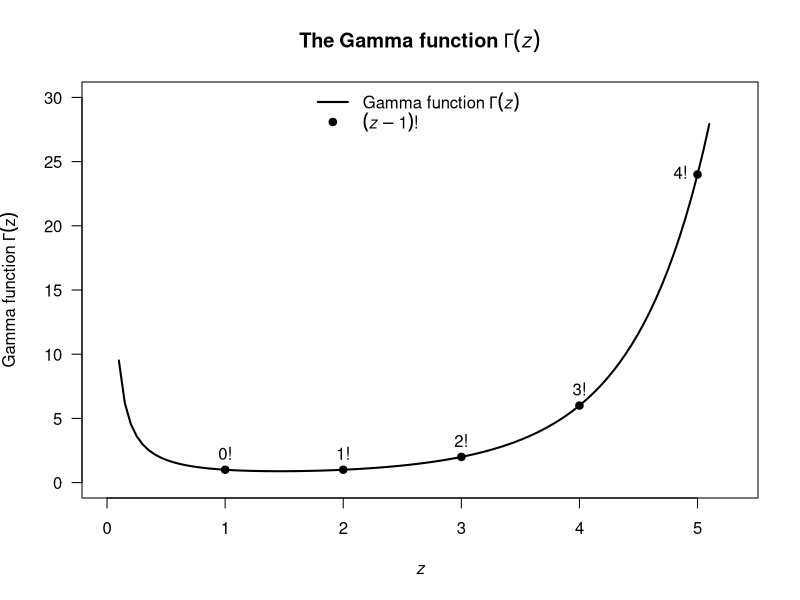
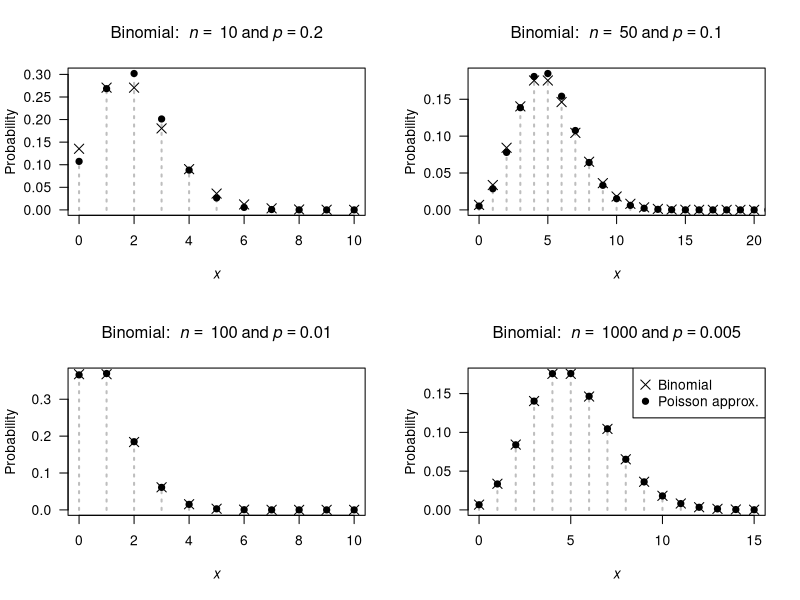
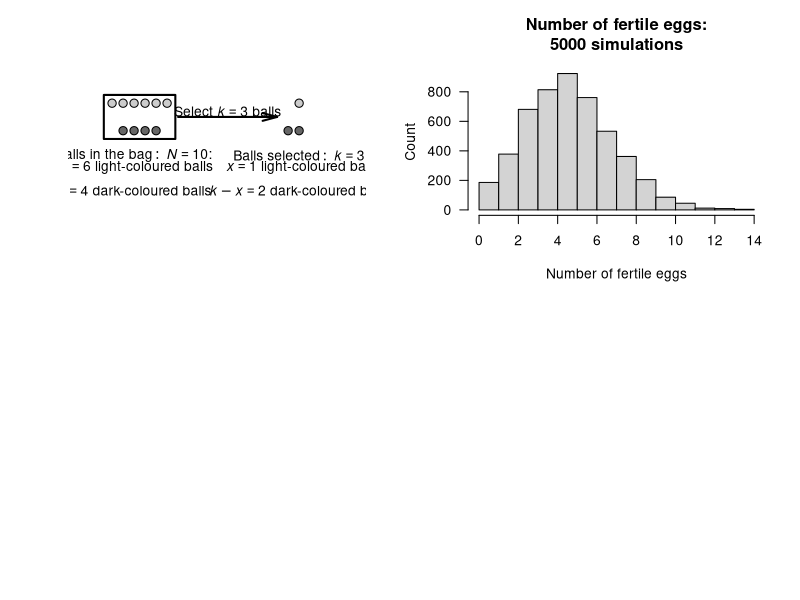

R code for these plots, in order:
## ---- chunk 1

## ---- chunk 2

## ---- chunk 3
dbinom(2,
       prob = 1/6,
       size = 4)
## ---- chunk 4
dbinom(0,
       size = 10,
       prob = 0.05)
## ---- chunk 5
dbinom(10,
       size = 10,
       prob = 0.95)
## ---- chunk 6

## ---- chunk 7

## ---- chunk 8
dgeom(4, prob = 0.2)
## ---- chunk 9
pgeom(4, prob = 0.2)
## ---- chunk 10

## ---- chunk 11

## ---- chunk 12
x.values <- seq(1, 100, 
                by = 1)
1 - sum(dnbinom( x.values, 
                 size = 10, 
                 prob = 0.15))
# Alternatively:
1 - pnbinom(100, 
            size = 10, 
            prob = 0.15)
## ---- chunk 13

xPoints <- 1:5
xCont <- seq(0.1, 5.1, 
             length = 100)

plot( x = c(0, 5.3),
      y = c(0, 25),
      type = "n",
      las = 1,
      ylim = c(0, 30),
      xlab = expression(italic(z)),
      ylab = bquote("Gamma function" ~ Gamma(z)),
      main = expression(bold(The~"Gamma function"~Gamma(italic(z)))))
lines( x = xCont,
       y = gamma(xCont),
       lwd = 2)
points(x = xPoints,
       y = gamma(xPoints),
       pch = 19)
legend("top",
       pch = c(NA, 19),
       lty = c(1, NA),
       bty = "n",
       lwd = c(2, NA),
       legend = c(bquote("Gamma function" ~ Gamma(italic(z))),
                  expression(paste( group("(", list(italic(z) - 1),")"), "!" ) ) ) )

text(x = xPoints,
     y = gamma(xPoints),
     pos = c(3, 3, 3, 3, 2),
     labels = c("0!",
                "1!",
                "2!",
                "3!",
                "4!") )
## ---- chunk 14
pnbinom(360, 
        size = 5, 
        prob = 0.02)
## ---- chunk 15
MitesTab <- array( dim = c(9, 5))

MitesTab[1, ] <- c(0 ,  70 ,  0.467 ,  0.318 ,  0.449)
MitesTab[2, ] <- c(1 ,  38 ,  0.253 ,  0.364 ,  0.261)
MitesTab[3, ] <- c(2 ,  17 ,  0.113 ,  0.209 ,  "0.140")
MitesTab[4, ] <- c(3 ,  10 ,  0.067 ,  "0.080" ,  0.073)
MitesTab[5, ] <- c(4 ,  9 ,  "0.060" ,  0.023 ,  0.038)
MitesTab[6, ] <- c(5 ,  3 ,  "0.020" ,  0.005 ,  0.019)
MitesTab[7, ] <- c(6 ,  2 ,  0.013 ,  0.001 ,  "0.010")
MitesTab[8, ] <- c(7 ,  1 ,  0.007 ,  "0.000" ,  0.005)
MitesTab[9, ] <- c("8+" ,  0 ,  "0.000" ,  "0.000" ,  "0.000")

MitesTab.caption <- "Counts of mites on leaves selected at random from six similar apple trees."

if( knitr::is_latex_output() ) {
  knitr::kable(MitesTab,
               format = "latex",
               booktabs = TRUE,
               longtable = FALSE,
               align = "c",
               linesep = c("", "", "\\addlinespace"),
               col.names = c("mites per leaf", 
                             "with that many mites",
                             "probability",
                             "probability",
                             "probability"),
               caption = MitesTab.caption) %>%
    kable_styling(font_size = 10) %>%
    add_header_above( c("Number of" = 1,
                        "Number of leaves" = 1,
                        "Empirical" = 1,
                        "Poisson" = 1,
                        "Negative binomial" = 1),
                      bold = TRUE,
                      line = FALSE) %>%
    row_spec(0, bold = TRUE) 
}
if( knitr::is_html_output() ) {
  knitr::kable(MitesTab,
               format = "html",
               booktabs = TRUE,
               longtable = FALSE,
               align = "c",
               linesep = c("", "", "\\addlinespace"),
               col.names = c("mites per leaf", 
                             "with that many mites",
                             "probability",
                             "probability",
                             "probability"),
               caption = MitesTab.caption) %>%
    add_header_above( c("Number of" = 1,
                        "Number of leaves" = 1,
                        "Empirical" = 1,
                        "Poisson" = 1,
                        "Negative binomial" = 1),
                      bold = TRUE,
                      line = FALSE) %>%
    row_spec(1, bold = TRUE) 
}
## ---- chunk 16

## ---- chunk 17

## ---- chunk 18
1 - dpois(0,
          lambda = 2)
## ---- chunk 19
BombTable <- array( dim = c(8, 4))
colnames(BombTable) <- c("Hits",
                         "Number of bombs",
                         "Proportion of bombs",
                         "Poisson proportion")
BombTable[, 1] <- 0:7
BombTable[, 2] <- c(229,
                    211,
                    93,
                    35,
                    7,
                    0,
                    0,
                    1)
BombTable[, 3] <- round(BombTable[, 2] / sum(BombTable[, 2]), 4)
lambda <- 0.93 # sum( BombTable[, 1] * BombTable[, 3])

BombTable[, 4] <- dpois(0:7,
                        lambda = lambda )
BombTable[, 4] <- round( BombTable[, 4], 4)
BombTable[ 8, 4] <- 1 - sum( BombTable[1:7, 4])

BombTable.caption <- "The number of flying bomb hits on London during World War II in a $36$\\ square kilometre area of South London. The proportion of the $576$\\ grid squares receiving $0, 1, ...$ hits was also computed. The observed and empirical probabilities are shown. The Poisson distribution fits the data well."

if( knitr::is_latex_output() ) {
  knitr::kable( BombTable,
                format = "latex",
                booktabs = TRUE,
                longtable = FALSE,
                linesep = c("", "", "\\addlinespace"),
                col.names = c("Hits",
                              "Number bombs", 
                              "Proportion bombs", 
                              "Poisson proportion"),
                caption = BombTable.caption) %>%
    kable_styling(font_size = 10) %>%
    row_spec(0, bold = TRUE)
}
if( knitr::is_html_output() ) {
  knitr::kable( BombTable,
                format = "html",
                booktabs = TRUE,
                longtable = FALSE,
                linesep = c("", "", "\\addlinespace"),
                col.names = c("Hits",
                              "Number bombs", 
                              "Proportion bombs", 
                              "Poisson proportion"),
                caption = BombTable.caption) %>%
    row_spec(1, bold = TRUE)
}

## ---- chunk 20
par( mfrow = c(2, 2))

n <- c(10, 50, 
       100, 1000)
p <- c(0.2, 0.1, 
       0.010, 0.005)
xmax <- c(10, 20, 
          10, 15)

for (i in (1:4)) {
   pValue <- p[i]
   nValue <- n[i]
   
  x <-  0:n[i]
  y <- dbinom(x, 
              size = n[i],
              prob = p[i])
  
   plot( x = x,
         y = y,
         xlim = c(0, xmax[i]),
         xlab = expression(italic(x)),
         ylab = "Probability",
         main = bquote("Binomial: " ~ italic(n) == ~ .(nValue) ~ "and" ~ italic(p) == .(pValue) ),
         lwd = 2,
         las = 1,
         lty = 3,
         col = "grey",
         type = "h")
  points(x = x,
         y = y,
         pch = 19)

  muPoisson <- nValue * pValue
  xValues <- 0:xmax[i]
  points( x = xValues,
          y = dpois(xValues,
                    lambda = muPoisson),
          pch = 4,
          cex = 1.5)
  
  if (i == 4 ){
    legend("topright",
           pch = c(4, 19),
           pt.cex = c(1.5, 1),
           legend = c("Binomial",
                      "Poisson approx."))
  }
  
}

## ---- chunk 21
drawBall <- function(x, y, diameter = 1, col = "white", ...){
  t <- seq(0, 2 * pi, 
           length = 100)
  tx <- cos(t) * diameter
  ty <- sin(t) * diameter
  polygon( x = x + tx,
           y = y + ty,
           col = col,
         ...)
  
}



#############
### "Bag"


plot(x = c(-1, 9),
     y = c(-2, 2),
     asp = 1,
     axes = FALSE,
     type = "n",
     xlab = "",
     ylab = ""
     )
drawBall(x = 0.2,
         y = 1.4,
         diameter = 0.15,
         col = grey(0.8))
drawBall(x = 0.6,
         y = 1.4,
         diameter = 0.15,
         col = grey(0.8))
drawBall(x = 1.0,
         y = 1.4,
         diameter = 0.15,
         col = grey(0.8))
drawBall(x = 1.4,
         y = 1.4,
         diameter = 0.15,
         col = grey(0.8))
drawBall(x = 1.8,
         y = 1.4,
         diameter = 0.15,
         col = grey(0.8))
drawBall(x = 2.2,
         y = 1.4,
         diameter = 0.15,
         col = grey(0.8))




drawBall(x = 0.6,
         y = 0.4,
         diameter = 0.15,
         col = grey(0.4))
drawBall(x = 1.0,
         y = 0.4,
         diameter = 0.15,
         col = grey(0.4))
drawBall(x = 1.4,
         y = 0.4,
         diameter = 0.15,
         col = grey(0.4))
drawBall(x = 1.8,
         y = 0.4,
         diameter = 0.15,
         col = grey(0.4))

polygon( x = c(-0.1, -0.1, 2.5, 2.5),
         y = c(0.1, 1.7, 1.7, 0.1),
         lwd = 2)
text(x = 1,
     y = -0.5,
     #font = 2, # BOLD
     labels = expression(paste(Balls~"in"~the~bag:~italic(N)==10*":")))
text(x = 1,
     y = -1.35,
     labels = expression( atop( italic(m)==6~"light-coloured balls",
                                italic(n)==4~"dark-coloured balls") ))



#############
### Selection



drawBall(x = 1.0 + 6,
         y = 1.4,
         diameter = 0.15,
         col = grey(0.8))





drawBall(x = 0.6 + 6,
         y = 0.4,
         diameter = 0.15,
         col = grey(0.4))
drawBall(x = 1.0 + 6,
         y = 0.4,
         diameter = 0.15,
         col = grey(0.4))


#polygon( x = c(-0.1 + 6, -0.1 + 6, 2.5, 2.5),
#         y = c(0.1, 1.7, 1.7, 0.1),
#         lwd = 2)
text(x = 1 + 6,
     y = -0.5,
     #font = 2, # BOLD
     labels = expression(paste(Balls~selected:~italic(k)==3)) )
text(x = 1 + 6,
     y = -1.35,
     labels = expression( atop( italic(x)==1~"light-coloured ball",
                                italic(k)-italic(x)==2~"dark-coloured balls") ) )

arrows( x0 = 2.6,
        x1 = 6.2,
        y0 = 0.9, 
        y1 = 0.9,
        lwd = 2,
        length = 0.15,
        angle = 15)
text(x = 4.4,
     y = 1.1,
     labels = expression( paste(Select~italic(k)==3~balls)))

#axis(side = 1); axis(side = 2); box()
## ---- chunk 22
dhyper(x = 4, m = 13, n = 7, k = 5) + 
  dhyper(x = 5, m = 13, n = 7, k = 5)
## ---- chunk 23
set.seed(107283)
## ---- chunk 24
rpois(3, # Generate three random numbers...
      lambda = 4) # ... with mean = 4
## ---- chunk 25
set.seed(17283)
## ---- chunk 26
# One female
NumberOfEggs <- rpois(1, 
                      lambda = 8.5)

# How many eggs are fertile?
NumberFertileEggs <- rbinom(1, # Only one random number for this one female
                            size = NumberOfEggs,
                            prob = 0.6)
cat("Number of eggs:", NumberOfEggs,
    "| Number of fertile eggs:", NumberFertileEggs, "\n")
## ---- chunk 27
set.seed(109883)
## ---- chunk 28
# Many simulations

numberSims <- 5000

NumberOfEggs <- array( dim = numberSims )
NumberFertileEggs <- array( dim = numberSims )

for (i in (1:numberSims)){ 
  NumberOfEggs[i] <- rpois(1, lambda = 8.5)
  
  # How many fertile?
  NumberFertileEggs[i] <- rbinom(1, # Only one random number/female
                                 size = NumberOfEggs[i],
                                 prob = 0.6)
}
## ---- chunk 29
hist(NumberFertileEggs,
     las = 1, # Horizontal tick mark labels
     xlab = "Number of fertile eggs",
     ylab = "Count",
     main = "Number of fertile eggs:\n5000 simulations")
## ---- chunk 30
sum( NumberFertileEggs > 6) / numberSims
## ---- chunk 31
mean( NumberFertileEggs )
var( NumberFertileEggs )
## ---- chunk 32
Rabbits <- array( dim = c(2, 7) )

Rabbits[1, ] <- c("$x$", 1:6)
Rabbits[2, ] <- c("$n_x$", 247, 63, 20, 4, 2, 1)


if( knitr::is_latex_output() ) {
  knitr::kable(Rabbits, 
               format = "latex",
               booktabs = TRUE,
               align = "r",
               longtable = FALSE,                
               escape = FALSE,
               caption = "The number of rabbits $n_x$ at each trapping who had been previously trapped.") %>%
    kable_styling(font_size = 10) %>%
    row_spec(0, bold = TRUE) 
}
if( knitr::is_html_output() ) {
  knitr::kable(Rabbits, 
               format = "html",
               booktabs = TRUE,
               align = "r",
               longtable = FALSE,                
               escape = FALSE,
               caption = "The number of rabbits $n_x$ at each trapping who had been previously trapped.") 
}

## ---- chunk 33
EggsTable <- array( dim = c(1, 3))

EggsTable[1, ] <- c(9, 29, 199)

rownames(EggsTable) <- c("Number of clutches")


if( knitr::is_latex_output() ) {
  knitr::kable(EggsTable,
               format = "latex",
               booktabs = TRUE,
               align = "r",
               longtable = FALSE,                
               escape = FALSE,
               col.names = c("1 egg",
                             "2 eggs",
                             "3 eggs"),
               caption = "The numbers of eggs per clutch.") %>%
    kable_styling(font_size = 10) %>%
    row_spec(0, bold = TRUE) 
}
if( knitr::is_html_output() ) {
  knitr::kable(EggsTable,
               escape = TRUE,
               format = "html",
               booktabs = TRUE,
               align = "r",
               longtable = FALSE,                
               col.names = c("1 egg",
                             "2 eggs",
                             "3 eggs"),
               caption = "The numbers of eggs per clutch.") %>%
    row_spec(1, bold = TRUE) 
}
